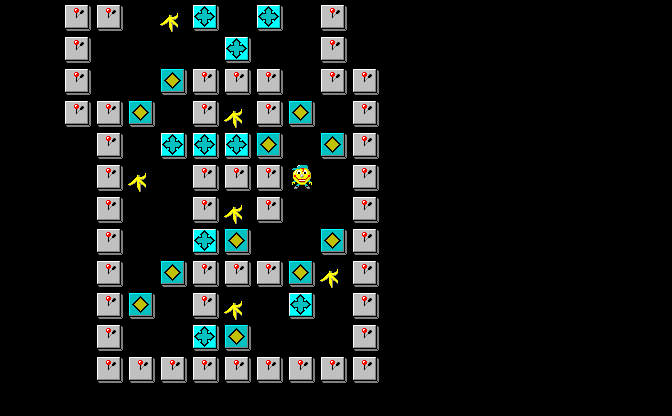

This game map was drawn from its Tiled (.tmx) file and the tilesets committed beside it. A one-line description and the full map source follow:
An orthogonal 21x13 tile map with 32x32 px tiles, 1 tile layer (Tile Layer 1).

<map version="1.9" tiledversion="1.9.1" orientation="orthogonal" renderorder="right-down" width="21" height="13" tilewidth="32" tileheight="32" infinite="0" nextlayerid="2" nextobjectid="1">
 <tileset firstgid="1" source="banania.tsx" />
 <layer id="1" name="Tile Layer 1" width="21" height="13">
  <data encoding="csv">
0, 0, 3, 3, 0, 4, 5, 0, 5, 0, 3, 0, 0, 0, 0, 0, 0, 0, 0, 0, 0
, 0, 0, 3, 0, 0, 0, 0, 5, 0, 0, 3, 0, 0, 0, 0, 0, 0, 0, 0, 0, 0
, 0, 0, 3, 0, 0, 6, 3, 3, 3, 0, 3, 3, 0, 0, 0, 0, 0, 0, 0, 0, 0
, 0, 0, 3, 3, 6, 0, 3, 4, 3, 6, 0, 3, 0, 0, 0, 0, 0, 0, 0, 0, 0
, 0, 0, 0, 3, 0, 5, 5, 5, 6, 0, 6, 3, 0, 0, 0, 0, 0, 0, 0, 0, 0
, 0, 0, 0, 3, 4, 0, 3, 3, 3, 1, 0, 3, 0, 0, 0, 0, 0, 0, 0, 0, 0
, 0, 0, 0, 3, 0, 0, 3, 4, 3, 0, 0, 3, 0, 0, 0, 0, 0, 0, 0, 0, 0
, 0, 0, 0, 3, 0, 0, 5, 6, 0, 0, 6, 3, 0, 0, 0, 0, 0, 0, 0, 0, 0
, 0, 0, 0, 3, 0, 6, 3, 3, 3, 6, 4, 3, 0, 0, 0, 0, 0, 0, 0, 0, 0
, 0, 0, 0, 3, 6, 0, 3, 4, 0, 5, 0, 3, 0, 0, 0, 0, 0, 0, 0, 0, 0
, 0, 0, 0, 3, 0, 0, 5, 6, 0, 0, 0, 3, 0, 0, 0, 0, 0, 0, 0, 0, 0
, 0, 0, 0, 3, 3, 3, 3, 3, 3, 3, 3, 3, 0, 0, 0, 0, 0, 0, 0, 0, 0
, 0, 0, 0, 0, 0, 0, 0, 0, 0, 0, 0, 0, 0, 0, 0, 0, 0, 0, 0, 0, 0
</data>
 </layer>
</map>
